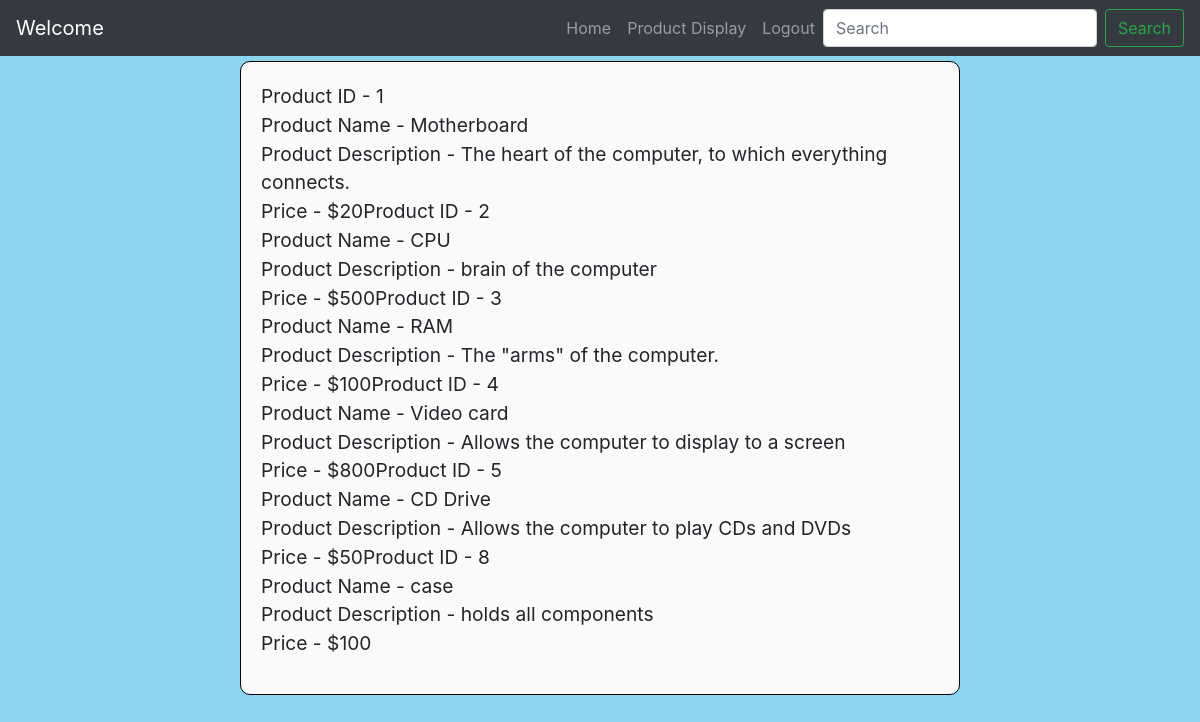
The app's page /Presentation/Handlers/SingleProductDisplay.php with its own data.
### tables this page shows
CREATE TABLE `products` (
  `ID` int(11) NOT NULL,
  `Name` varchar(45) DEFAULT NULL,
  `Description` text,
  `Price` decimal(10,0) NOT NULL
);

### Database/ProductDataService.php (called while the page is built, shortened)
<?php
class ProductDataService
{
    function findByProductID($id){
        $db = new Database();
        $connection = $db->getConnect();
        $stmt = $connection->prepare("SELECT * FROM products WHERE ID LIKE ?");
        $like_id = "%" . $id . "%";
        $stmt->bind_param(s, $like_id);
        $stmt->execute();
        $result = $stmt->get_result();
        $index = 0;
        $products = array();
        while($row = $result->fetch_assoc())
        {
            $products[$index] = array($row["ID"], $row["Name"], $row["Description"], $row["Price"]);
            ++$index;
        }
        return $products;
    }
}
?>

### Presentation/Handlers/SingleProductDisplay.php (the view, shortened to what this page needs)
<!DOCTYPE html>
<html>
<head>
<link rel="stylesheet" href="../../welcomeStyle.css">
</head>
<body>
<?php include_once '../../showNavBar.php';?>
<div class="postView">
<p>
<?php
        $ID = $_GET['id'];
        $p = new ProductDataService();
        $products = $p->findByProductID($ID);
        for($x = 0; $x < count($products); $x++)
        {
            echo "Product ID - " .  $products[$x][0] . "<br>";
            echo "Product Name - " .  $products[$x][1] . "<br>";
            echo "Product Description - " . $products[$x][2]   . "<br>";
            echo "Price - $" . $products[$x][3];
        }
?>
</p>
</div>
</body>
</html>

### welcomeStyle.css (style rules this page uses)
body { background-color:#8BD5EF; }
.postView { border:1px solid black; padding:20px; margin-left:auto; margin-right:auto; margin-bottom:10px; margin-top:5px; width:60%; border-radius:10px; background-color:rgb(250, 250,250); font-size:1.2em; text-align:left; }

### Presentation/Handlers/SingleProductDisplay.php (style rules this page uses)
.postView { border:1px solid black; padding:20px; margin-left:auto; margin-right:auto; margin-bottom:10px; margin-top:5px; width:60%; border-radius:10px; background-color:rgb(250, 250,250); font-size:1.2em; text-align:left; }

### records on screen
products: ID "1", Name "Motherboard", Description "The heart of the computer, to which everything connects.", Price "20"
products: ID "2", Name "CPU", Description "brain of the computer", Price "500"
products: ID "3", Name "RAM", Description "The \"arms\" of the computer.", Price "100"
products: ID "4", Name "Video card", Description "Allows the computer to display to a screen", Price "800"
products: ID "5", Name "CD Drive", Description "Allows the computer to play CDs and DVDs", Price "50"
products: ID "8", Name "case", Description "holds all components", Price "100"
